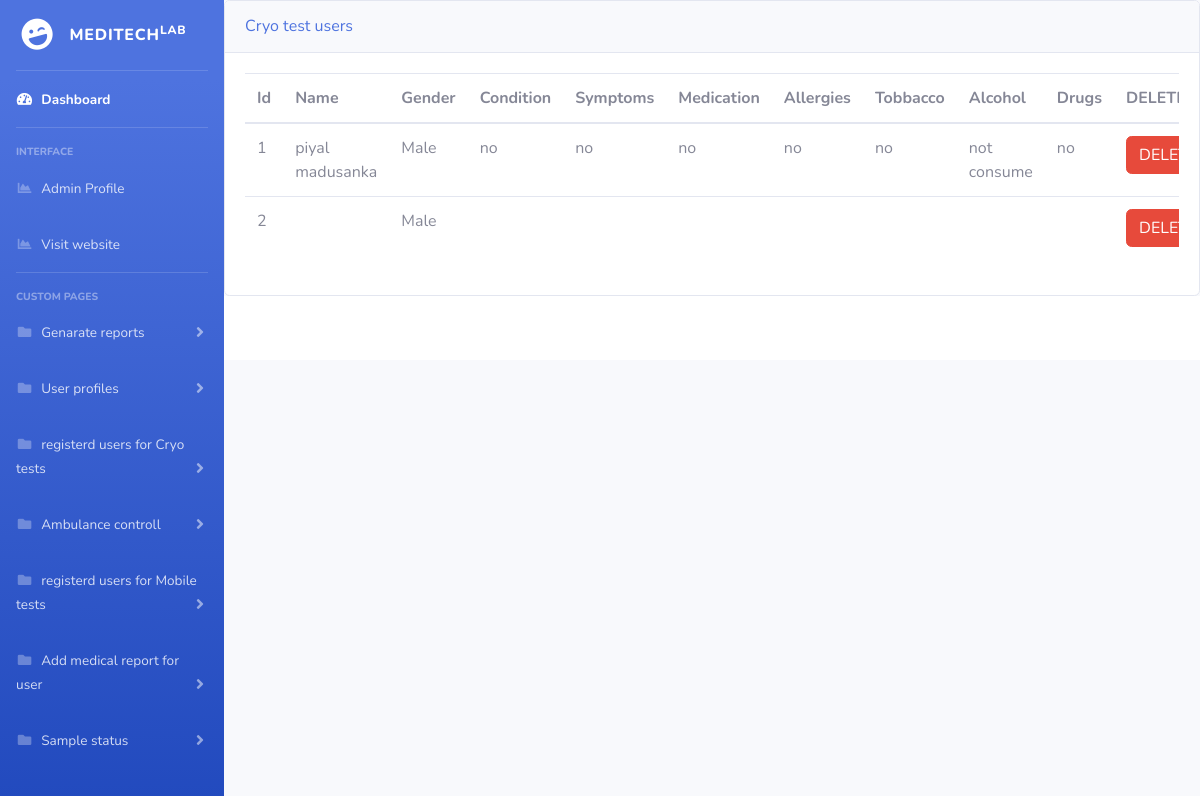
Page /showusermedihistory.php (signed in) on the committed database.
### tables this page shows
CREATE TABLE `cryo_medi_history` (
  `id` int(11) NOT NULL,
  `name` varchar(50) NOT NULL,
  `gender` varchar(50) NOT NULL,
  `c_condition` varchar(250) NOT NULL,
  `c_symptoms` varchar(250) NOT NULL,
  `c_medication` varchar(250) NOT NULL,
  `c_allergies` varchar(250) NOT NULL,
  `c_tobbaco` varchar(250) NOT NULL,
  `c_alcohol` varchar(250) NOT NULL,
  `c_drugs` varchar(250) NOT NULL
);

### showusermedihistory.php (the view, shortened to what this page needs)
 <?php
include('includes/header.php');
include('includes/navbar.php');
      ?>
	<div class="card shadow-mb-4">
		<div class="card-header py-3 ">
			<h6 class="m-0 front-weight-bolt text-primary">Cryo test users
			</h6>
		</div>
  <div class="card-body">
  	<div class="table-responsive">
      <?php
     include_once'includes/connection.php';
     $query = "SELECT * FROM cryo_medi_history";
     $query_run = mysqli_query($conn,$query);
      ?>
  		<table class="table table-bodered" id="datatable" width="100%" cellspacing="0">
  <thead>
    <tr>
         <th scope="col">Id</th>
         <th scope="col">Name</th>
         <th scope="col">Gender</th>
         <th scope="col">Condition</th>
         <th scope="col">Symptoms</th>
         <th scope="col">Medication</th>
         <th scope="col">Allergies</th>
         <th scope="col">Tobbacco</th>
         <th scope="col">Alcohol</th>
         <th scope="col">Drugs</th>
         <th scope="col">DELETE</th>
    </tr>
  </thead>
  <tbody>
    <?php
    if(mysqli_num_rows($query_run )>0)
    {
      while ($row=mysqli_fetch_assoc($query_run ))
      {
       ?>
    <tr>
      <td><?php echo  $row['id'];  ?> </td>
      <td><?php echo  $row['name'];  ?> </td>
      <td><?php echo  $row['gender'];  ?> </td>
      <td><?php echo  $row['c_condition'];  ?> </td>
      <td><?php echo  $row['c_symptoms'];  ?> </td>
      <td><?php echo  $row['c_medication'];  ?> </td>
      <td><?php echo  $row['c_allergies'];  ?> </td>
      <td><?php echo  $row['c_tobbaco'];  ?> </td>
      <td><?php echo  $row['c_alcohol'];  ?> </td>
      <td><?php echo  $row['c_drugs'];  ?> </td>
      <td>
          <form action="code.php" method="POST">
           <button type="submit" name="medihistory_deletbtn" class="btn btn-danger">DELETE</button>
           </form>
      </td>
    </tr>
       <?php
     }
   }
   else{
    echo "No record found";
   }
      ?>
  </tbody>
</table>
  	</div>
  </div>
</div>
<?php
include('includes/footer.php');
  ?>

### rows in the picture
cryo_medi_history: id "1", name "piyal madusanka", gender "Male", c_condition "no", c_symptoms "no", c_medication "no", c_allergies "no", c_tobbaco "no", c_alcohol "not consume", c_drugs "no"
cryo_medi_history: id "2", gender "Male"
